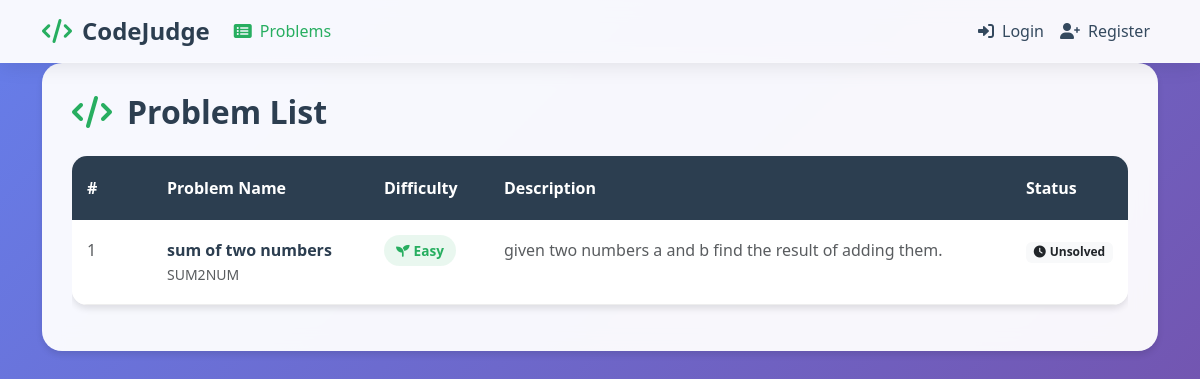
The page /problems/ on the database as committed earlier.
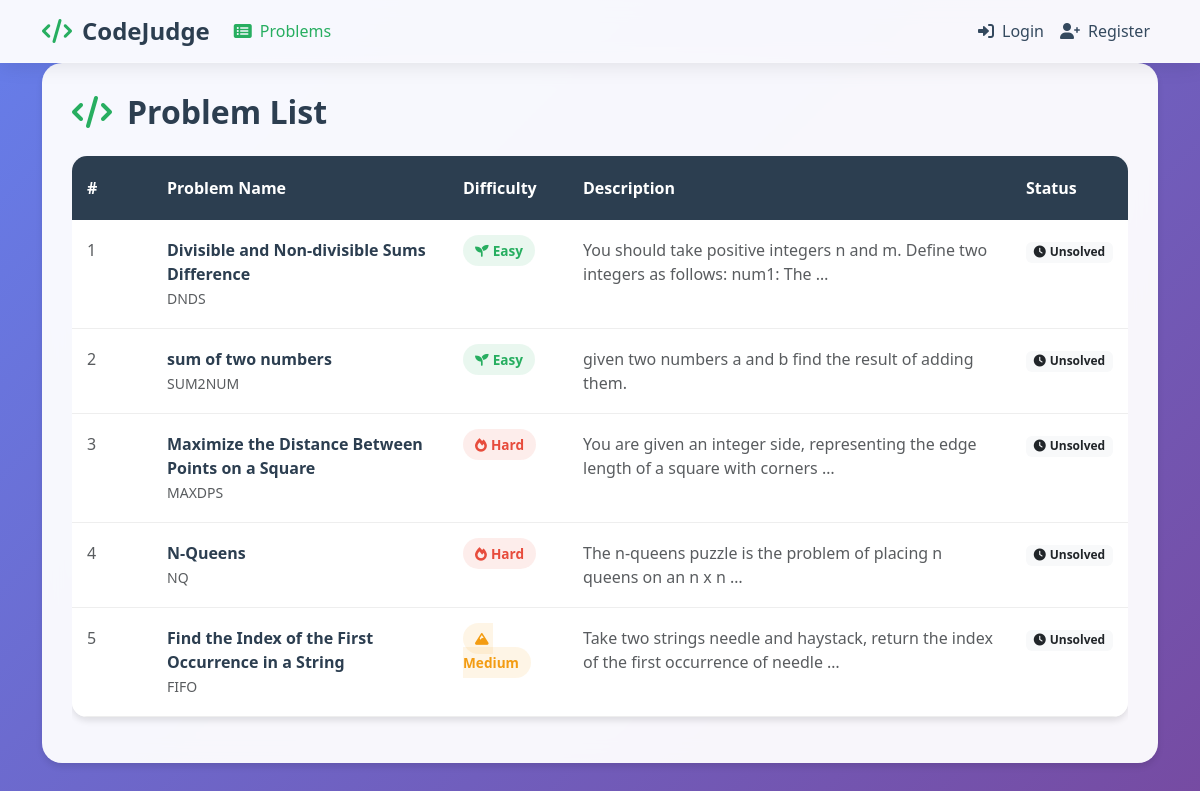
The same page on the database as committed later.
### core/models.py (models this page shows, shortened)
class Problem(models.Model):
    DIFFICULTY = (('E','Easy'),('M','Medium'),('H','Hard'))
    name = models.CharField(max_length=100)
    short_code = models.CharField(max_length=40,unique=True)
    statement = models.TextField()
    difficulty = models.CharField(max_length=1,choices=DIFFICULTY)

### core/views.py (the view)
# urls.py: path('', problems_list, name='problems_list'),  # This handles /problems/
def problems_list(request):
    problems = Problem.objects.all().order_by('difficulty', 'name')
    context = {
        'problems': problems,
        'easy_count': problems.filter(difficulty='E').count(),
        'medium_count': problems.filter(difficulty='M').count(),
        'hard_count': problems.filter(difficulty='H').count(),
    }
    if request.user.is_authenticated:
        accepted_submissions = Submission.objects.filter(
            user=request.user,
            verdict='AC'
        ).values_list('problem__short_code', flat=True).distinct()
        solved_problems = set(accepted_submissions)
        easy_solved = 0
        medium_solved = 0
        hard_solved = 0
        for problem in problems:
            if problem.short_code in solved_problems:
                if problem.difficulty == 'E':
                    easy_solved += 1
                elif problem.difficulty == 'M':
                    medium_solved += 1
                elif problem.difficulty == 'H':
                    hard_solved += 1
        user_progress = {
            'solved_problems': solved_problems,
            'easy_completed': easy_solved,
            'medium_completed': medium_solved,
            'hard_completed': hard_solved,
        }
        context['user_progress'] = user_progress
    else:
        context['user_progress'] = {
            'solved_problems': set(),
            'easy_completed': 0,
            'medium_completed': 0,
            'hard_completed': 0,
        }
    return render(request, 'problem_list.html', context)

### core/templates/problem_list.html (shortened to what this page needs)
{% load static %}
<!DOCTYPE html>
<html lang="en">
<head>
    <link href="https://cdn.jsdelivr.net/npm/bootstrap@5.3.0/dist/css/bootstrap.min.css" rel="stylesheet">
    <link href="https://cdnjs.cloudflare.com/ajax/libs/font-awesome/6.0.0/css/all.min.css" rel="stylesheet">
</head>
<body>
    <nav class="navbar navbar-expand-lg custom-navbar sticky-top">
        <div class="container">
            <a class="navbar-brand" href="{% url 'core:problems_list' %}">
                <i class="fas fa-code"></i>CodeJudge
            </a>
            <div class="collapse navbar-collapse" id="navbarNav">
                <ul class="navbar-nav me-auto">
                    <li class="nav-item">
                        <a class="nav-link active" href="{% url 'core:problems_list' %}">
                            <i class="fas fa-list-alt me-2"></i>Problems
                        </a>
                    </li>
                </ul>
                <ul class="navbar-nav">
                    {% if user.is_authenticated %}
                    <li class="nav-item dropdown">
                        <a class="nav-link dropdown-toggle user-profile" href="#" id="navbarDropdown" role="button" data-bs-toggle="dropdown">
                            <div class="user-avatar">
                                {{ user.username|first|upper }}
                            </div>
                            {{ user.username }}
                        </a>
                        <ul class="dropdown-menu">
                            <li><a class="dropdown-item" href="{% url 'core:submissions_list' %}">
                                <i class="fas fa-user me-2"></i>Profile
                            </a></li>
                            <li><a class="dropdown-item" href="{% url 'core:submissions_list' %}">
                                <i class="fas fa-chart-line me-2"></i>Statistics
                            </a></li>
                            <li><hr class="dropdown-divider"></li>
                            <li><a class="dropdown-item" href="{% url 'authentication:logout-user' %}">
                                <i class="fas fa-sign-out-alt me-2"></i>Logout
                            </a></li>
                        </ul>
                    </li>
                    {% else %}
                    <li class="nav-item">
                        <a class="nav-link" href="{% url 'authentication:login-user' %}">
                            <i class="fas fa-sign-in-alt me-2"></i>Login
                        </a>
                    </li>
                    <li class="nav-item">
                        <a class="nav-link" href="{% url 'authentication:register-user' %}">
                            <i class="fas fa-user-plus me-2"></i>Register
                        </a>
                    </li>
                    {% endif %}
                </ul>
            </div>
        </div>
    </nav>
    <div class="container">
        <div class="problems-section animate-fade-up">
            <h2 class="section-title">
                <i class="fas fa-code"></i>Problem List
            </h2>
            <div class="table-responsive">
                <table class="table">
                    <thead>
                        <tr>
                            <th style="width: 80px;">#</th>
                            <th>Problem Name</th>
                            <th style="width: 120px;">Difficulty</th>
                            <th>Description</th>
                            <th style="width: 100px;">Status</th>
                        </tr>
                    </thead>
                    <tbody>
                        {% for problem in problems %}
                        <tr class="problem-row {% if problem.short_code in user_progress.solved_problems %}solved-row{% endif %}" data-url="{% url 'core:problem_detail' problem.short_code %}">
                            <td class="text-muted">{{ forloop.counter }}</td>
                            <td>
                                <a href="{% url 'core:problem_detail' problem.short_code %}" class="problem-name">
                                    {{ problem.name }}
                                </a>
                                <br>
                                <small class="text-muted">{{ problem.short_code }}</small>
                            </td>
                            <td>
                                {% if problem.difficulty == 'E' %}
                                    <span class="difficulty-badge badge-easy">
                                        <i class="fas fa-seedling me-1"></i>Easy
                                    </span>
                                {% elif problem.difficulty == 'M' %}
                                    <span class="difficulty-badge badge-medium">
                                        <i class="fas fa-mountain me-1"></i>Medium
                                    </span>
                                {% else %}
                                    <span class="difficulty-badge badge-hard">
                                        <i class="fas fa-fire me-1"></i>Hard
                                    </span>
                                {% endif %}
                            </td>
                            <td>
                                <span class="text-muted">
                                    {{ problem.statement|truncatewords:15 }}
                                </span>
                            </td>
                            <td>
                                {% if problem.short_code in user_progress.solved_problems %}
                                    <span class="badge bg-success">
                                        <i class="fas fa-check me-1"></i>Solved
                                    </span>
                                {% else %}
                                    <span class="badge bg-light text-dark">
                                        <i class="fas fa-clock me-1"></i>Unsolved
                                    </span>
                                {% endif %}
                            </td>
                        </tr>
                        {% endfor %}
                    </tbody>
                </table>
            </div>
        </div>
    </div>
</body>
</html>

### core/templates/problem_list.html (style rules this page uses)
:root { --primary-color: #2c3e50; --secondary-color: #34495e; --success-color: #27ae60; --warning-color: #f39c12; --danger-color: #e74c3c; --light-bg: #ecf0f1; --card-shadow: 0 4px 6px rgba(0, 0, 0, 0.1); }
body { background: linear-gradient(135deg, #667eea 0%, #764ba2 100%); min-height: 100vh; font-family: 'Segoe UI', Tahoma, Geneva, Verdana, sans-serif; }
.custom-navbar { background: rgba(255, 255, 255, 0.95); backdrop-filter: blur(10px); box-shadow: 0 2px 20px rgba(0, 0, 0, 0.1); border-bottom: 1px solid rgba(255, 255, 255, 0.2); }
.navbar-brand { font-weight: 700; font-size: 1.5rem; color: var(--primary-color) !important; }
.navbar-brand i { margin-right: 10px; color: var(--success-color); }
.nav-link { font-weight: 500; color: var(--secondary-color) !important; transition: all 0.3s ease; }
.nav-link.active { color: var(--success-color) !important; }
.problems-section { background: rgba(255, 255, 255, 0.95); backdrop-filter: blur(10px); border-radius: 20px; padding: 30px; box-shadow: var(--card-shadow); }
.section-title { color: var(--primary-color); font-weight: 700; margin-bottom: 25px; display: flex; align-items: center; }
.section-title i { margin-right: 15px; color: var(--success-color); }
.table { background: white; border-radius: 15px; overflow: hidden; box-shadow: var(--card-shadow); }
.table thead th { background: var(--primary-color); color: #fff; font-weight: 600; border: none; padding: 20px 15px; }
.table tbody td { padding: 18px 15px; border: none; border-bottom: 1px solid #eee; }
.difficulty-badge { padding: 6px 12px; border-radius: 20px; font-size: 0.85rem; font-weight: 600; }
.badge-easy { background: rgba(39, 174, 96, 0.1); color: var(--success-color); }
.badge-medium { background: rgba(243, 156, 18, 0.1); color: var(--warning-color); }
.badge-hard { background: rgba(231, 76, 60, 0.1); color: var(--danger-color); }
.problem-row { transition: all 0.3s ease; cursor: pointer; }
.problem-name { font-weight: 600; color: var(--primary-color); text-decoration: none !important; }
.animate-fade-up { animation: fadeInUp 0.6s ease-out; }

Rows that differ between the two databases and show on the page:
added Problem: name "Divisible and Non-divisible Sums Difference", short_code "DNDS", difficulty "E" (drawn), statement "You should take positive integers n and m. Define two integers as follows: num1: The …", shows "Unsolved"
added Problem: name "Maximize the Distance Between Points on a Square", short_code "MAXDPS", difficulty "H" (drawn), statement "You are given an integer side, representing the edge length of a square with corners …", shows "Unsolved"
added Problem: name "N-Queens", short_code "NQ", difficulty "H" (drawn), statement "The n-queens puzzle is the problem of placing n queens on an n x n …", shows "Unsolved"
added Problem: name "Find the Index of the First Occurrence in a String", short_code "FIFO", difficulty "M" (drawn), statement "Take two strings needle and haystack, return the index of the first occurrence of needle …", shows "Unsolved"
